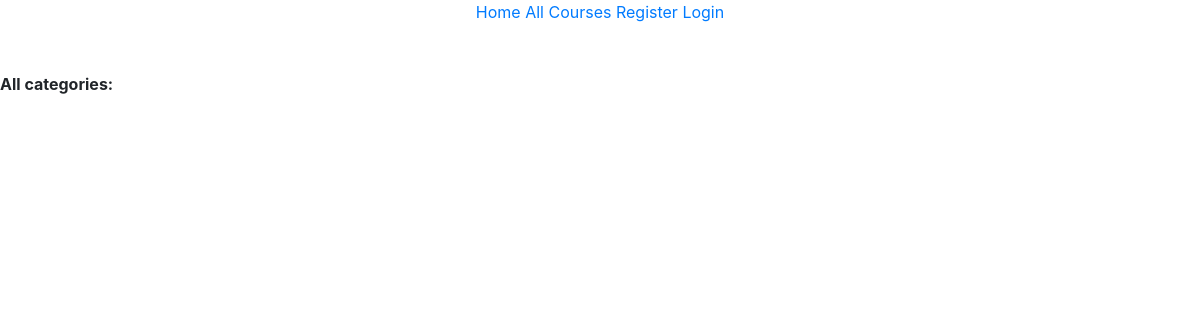
Before: /allcategories/ with the older database file.
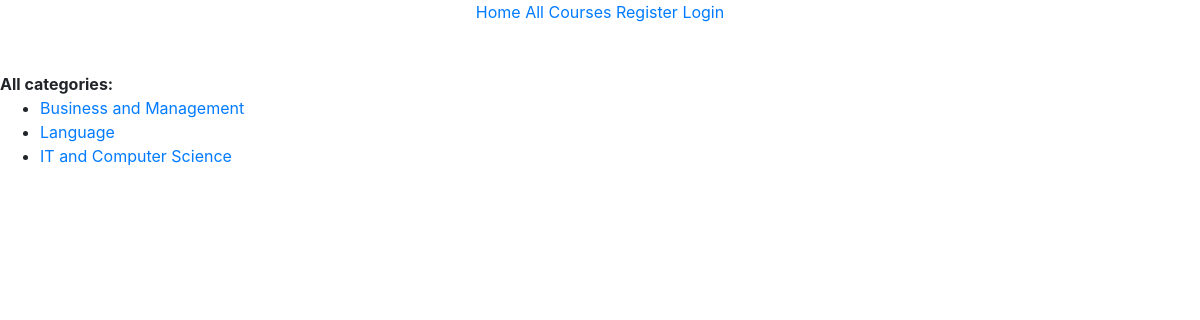
After: the same page with the newer database file.
### course/models.py (models this page shows)
class Category(models.Model):
    id = models.BigAutoField(primary_key=True)
    name = models.CharField(unique=True, null=False, max_length=255)
    slug = models.SlugField(unique=True, null=False, max_length=255)

### course/views.py (the view)
# urls.py: path('allcategories/', views.all_categories, name = 'all_categories'),
def all_categories(request):
    categories = Category.objects.all()
    return render(request, 'course/all_categories.html', {'categories' : categories})

### templates/course/all_categories.html (shortened to what this page needs)
{% extends 'main/overall_base.html' %}
{% load static %}
{% block body %}
    <br>
    <strong>All categories:</strong>
    <ul>
        {% for category in categories %}
            <li>
                <a href="{% url 'all_subcategories' category.name|slugify %}">{{ category.name }}</a>
            </li>
        {% endfor %}
    </ul>
{% endblock %}

### templates/main/overall_base.html (shortened to what this page needs)
{% load static %}
<!DOCTYPE html>
 <html class="no-js">
    <head>
        <link rel="stylesheet" href="{% static 'main/css/styles.css' %}">
        <link rel="stylesheet" href="https://stackpath.bootstrapcdn.com/bootstrap/4.5.2/css/bootstrap.min.css">
    </head>
    <body>
        {% include 'main/base_nav.html' %}
        <br>
        {% block body %}{% endblock %}
    </body>
</html>

### templates/main/base_nav.html
{% load static %}
<center>
    {% if user.is_authenticated %}
        <a href="{% url 'index' %}">Home</a>
        <a href="{% url 'all_categories' %}">All Courses</a>
        <a href="{% url 'dashboard' %}">Dashboard</a>
        <a href="{% url 'logout' %}">Logout</a>
    {% else %}
        <a href="{% url 'index' %}">Home</a>
        <a href="{% url 'all_categories' %}">All Courses</a>
        <a href="{% url 'register' %}">Register</a>
        <a href="{% url 'login' %}">Login</a>
    {% endif %}
</center>

### static/main/css/styles.css (style rules this page uses)
html, body { max-width: 100%; overflow-x: hidden; }

Changed rows visible on the page:
added Category: name "Business and Management"
added Category: name "Language"
added Category: name "IT and Computer Science"
